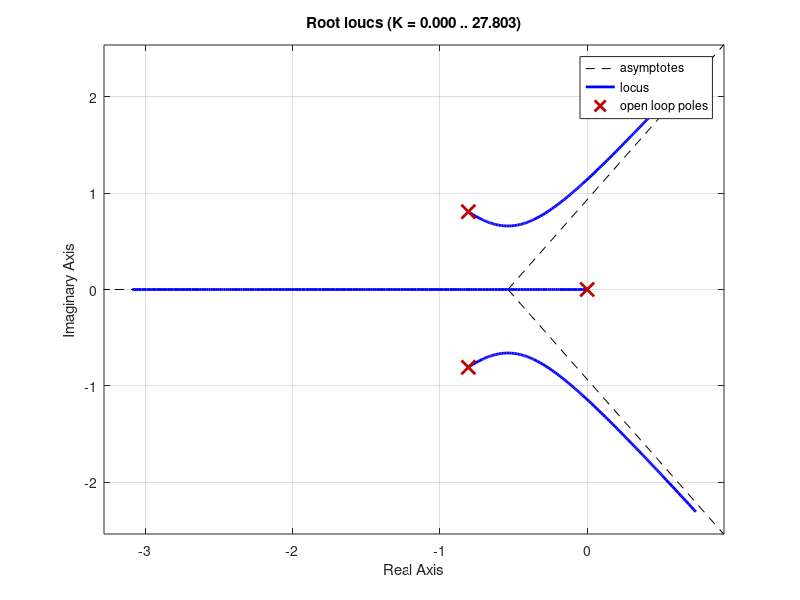

The MATLAB script that drew this image:
close all;
a_phi2 = -0.65;
a_phi1 = 2.87;

k_p = -2;
k_d = 1.9351;

num = [a_phi2];
denum = [1, a_phi1+a_phi2*k_d, a_phi2*k_p, 0];

sys = tf(num,denum);


%k_i = 0:0.1:10

rlocus(-sys)